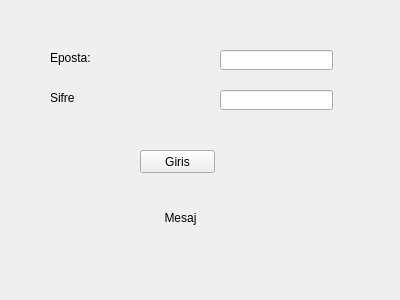
<?xml version="1.0" encoding="UTF-8"?>
<ui version="4.0">
 <class>Giris</class>
 <widget class="QWidget" name="Giris">
  <property name="geometry">
   <rect>
    <x>0</x>
    <y>0</y>
    <width>400</width>
    <height>300</height>
   </rect>
  </property>
  <property name="windowTitle">
   <string>Form</string>
  </property>
  <widget class="QPushButton" name="GirisButonu">
   <property name="geometry">
    <rect>
     <x>140</x>
     <y>150</y>
     <width>75</width>
     <height>23</height>
    </rect>
   </property>
   <property name="text">
    <string>Giris</string>
   </property>
  </widget>
  <widget class="QLabel" name="label">
   <property name="geometry">
    <rect>
     <x>50</x>
     <y>50</y>
     <width>121</width>
     <height>16</height>
    </rect>
   </property>
   <property name="text">
    <string>Eposta:</string>
   </property>
  </widget>
  <widget class="QLabel" name="label_2">
   <property name="geometry">
    <rect>
     <x>50</x>
     <y>90</y>
     <width>121</width>
     <height>16</height>
    </rect>
   </property>
   <property name="text">
    <string>Sifre</string>
   </property>
  </widget>
  <widget class="QLabel" name="mesajLabel">
   <property name="geometry">
    <rect>
     <x>90</x>
     <y>210</y>
     <width>181</width>
     <height>16</height>
    </rect>
   </property>
   <property name="text">
    <string>Mesaj</string>
   </property>
   <property name="alignment">
    <set>Qt::AlignCenter</set>
   </property>
  </widget>
  <widget class="QLineEdit" name="epostaText">
   <property name="geometry">
    <rect>
     <x>220</x>
     <y>50</y>
     <width>113</width>
     <height>20</height>
    </rect>
   </property>
  </widget>
  <widget class="QLineEdit" name="sifreText">
   <property name="geometry">
    <rect>
     <x>220</x>
     <y>90</y>
     <width>113</width>
     <height>20</height>
    </rect>
   </property>
  </widget>
 </widget>
 <resources/>
 <connections/>
</ui>
